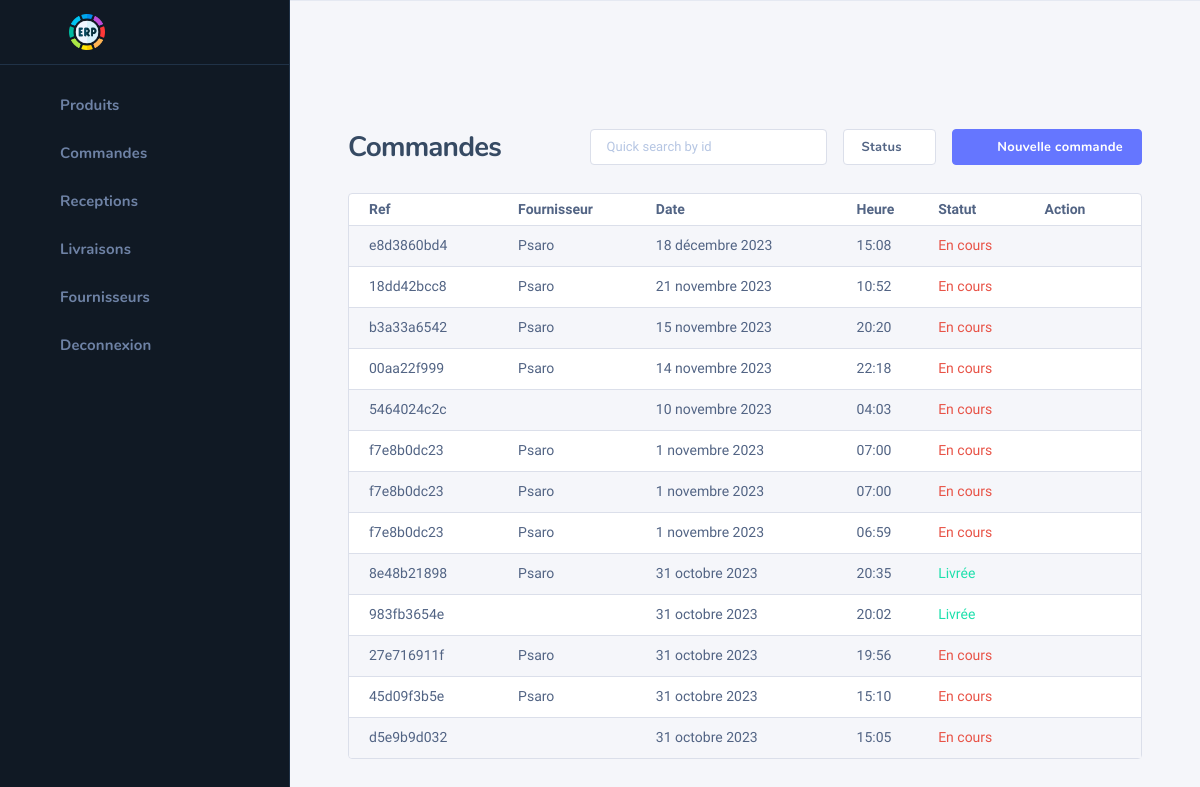
/cmd-appro (signed in), run on the app's committed database.
### appro/models.py (models this page shows, shortened)
class OrderCmd(models.Model):
    ref = models.CharField(max_length=10, default=generate_unique_uid())
    supplier = models.ForeignKey(Supplier, on_delete=models.CASCADE, null=True)
    date = models.DateField(auto_now_add=True)
    heure = models.TimeField(auto_now_add=True, null=True)
    shipped = models.BooleanField(default=False)

class Supplier(models.Model):
    name = models.CharField(max_length=255)
    mail = models.EmailField(null=True)
    phone = models.CharField(max_length=13, null=True)
    adress = models.TextField()

### auth_user/decorators.py (the view)
        def wrapper_func(request, *args, **kwargs):
            groups = None
            check = False
            if request.user.groups.exists():
                groups = request.user.groups.all()
            for group in groups:
                if group.name in allowed_roles:
                    check = True
            if check is True:
                return view_func(request, *args, **kwargs)
            elif check is False:
                return HttpResponse("Permission non accordée !")
            return wrapper_func(request, *args, **kwargs)

### appro/views.py (called while the page is built)
def generate_unique_uid():
    return uuid.uuid4().hex[:10]

@login_required(login_url='login')
@allowed_users(allowed_roles=['Approvisionnement'])
def OrderSupplierView(request):
    orders = OrderCmd.objects.all().order_by('-id')
    ref = generate_unique_uid()
    return render(request, 'appro/orders.html', context={'orders': orders, 'ref': ref})

### templates/appro/orders.html (shortened to what this page needs)
{% extends 'appro/base-appro.html' %}
{% block content %}
    {% include 'appro/sidebar-appro.html' %}
    <div class="nk-wrap">
        <div class="nk-content">
            <div class="nk-content ">
                <div class="container-fluid">
                    <div class="nk-content-inner">
                        <div class="nk-content-body">
                            <div class="nk-block-head nk-block-head-sm">
                                <div class="nk-block-between">
                                    <div class="nk-block-head-content">
                                        <h3 class="nk-block-title page-title">Commandes</h3>
                                    </div>
                                    <div class="nk-block-head-content">
                                        <div class="toggle-wrap nk-block-tools-toggle">
                                            <div class="toggle-expand-content" data-content="pageMenu">
                                                <ul class="nk-block-tools g-3">
                                                    <li>
                                                        <div class="form-control-wrap">
                                                            <div class="form-icon form-icon-right">
                                                                <em class="icon ni ni-search"></em>
                                                            </div>
                                                            <input type="text" class="form-control" id="default-04"
                                                                   placeholder="Quick search by id">
                                                        </div>
                                                    </li>
                                                    <li>
                                                        <div class="drodown">
                                                            <a href="#"
                                                               class="dropdown-toggle dropdown-indicator btn btn-outline-light btn-white"
                                                               data-bs-toggle="dropdown">Status</a>
                                                        </div>
                                                    </li>
                                                    <li class="nk-block-tools-opt">
                                                        <a href="{% url 'add-order-appro' ref=ref %}"
                                                           class="btn btn-primary d-none d-md-inline-flex"><em
                                                                class="icon ni ni-plus"></em><span>Nouvelle commande</span></a>
                                                    </li>
                                                </ul>
                                            </div>
                                        </div>
                                    </div>
                                </div>
                            </div>
                            <div class="nk-block">
                                <div class="card card-bordered">
                                    <div class="card-inner-group">
                                        <div class="card-inner p-0">
                                            <table class="datatable-init-export nowrap table table-striped"
                                                   data-export-title="Export">
                                                <thead>
                                                <tr>
                                                    <th>Ref</th>
                                                    <th>Fournisseur</th>
                                                    <th>Date</th>
                                                    <th>Heure</th>
                                                    <th>Statut</th>
                                                    <th>Action</th>
                                                </tr>
                                                </thead>
                                                <tbody>
                                                {% for order in orders %}
                                                    <tr>
                                                        <td>{{ order.ref }}</td>
                                                        <td>{{ order.supplier.name }}</td>
                                                        <td>{{ order.date }}</td>
                                                        <td>{{ order.heure }}</td>
                                                        <td>
                                                            {% if order.shipped == True %}
                                                                <span class="tb-status text-success">Livrée</span>
                                                            {% else %}
                                                                <span class="tb-status text-danger">En cours</span>
                                                            {% endif %}
                                                        </td>
                                                        <td class="center">
                                                            <ul class="nk-tb-actions gx-1 my-n1">
                                                                <li class="me-n1">
                                                                    <div class="dropdown">
                                                                        <a href="#"
                                                                           class="dropdown-toggle btn btn-icon btn-trigger"
                                                                           data-bs-toggle="dropdown"><em
                                                                                class="icon ni ni-more-h"></em></a>
                                                                    </div>
                                                                </li>
                                                            </ul>
                                                        </td>
                                                    </tr>
                                                {% endfor %}
                                                </tbody>
                                            </table>
                                        </div>
                                    </div>
                                </div>
                            </div>
                        </div>
                    </div>
                </div>
            </div>
        </div>
    </div>
{% endblock %}

### data on the page
OrderCmd: ref "e8d3860bd4", supplier.name "Psaro", date "18 décembre 2023", heure "15:08", shipped "En cours"
OrderCmd: ref "18dd42bcc8", supplier.name "Psaro", date "21 novembre 2023", heure "10:52", shipped "En cours"
OrderCmd: ref "b3a33a6542", supplier.name "Psaro", date "15 novembre 2023", heure "20:20", shipped "En cours"
OrderCmd: ref "00aa22f999", supplier.name "Psaro", date "14 novembre 2023", heure "22:18", shipped "En cours"
OrderCmd: ref "5464024c2c", date "10 novembre 2023", heure "04:03", shipped "En cours"
OrderCmd: ref "f7e8b0dc23", supplier.name "Psaro", date "1 novembre 2023", heure "07:00", shipped "En cours"
OrderCmd: ref "f7e8b0dc23", supplier.name "Psaro", date "1 novembre 2023", heure "07:00", shipped "En cours"
OrderCmd: ref "f7e8b0dc23", supplier.name "Psaro", date "1 novembre 2023", heure "06:59", shipped "En cours"
OrderCmd: ref "8e48b21898", supplier.name "Psaro", date "31 octobre 2023", heure "20:35", shipped "Livrée"
OrderCmd: ref "983fb3654e", date "31 octobre 2023", heure "20:02", shipped "Livrée"
OrderCmd: ref "27e716911f", supplier.name "Psaro", date "31 octobre 2023", heure "19:56", shipped "En cours"
OrderCmd: ref "45d09f3b5e", supplier.name "Psaro", date "31 octobre 2023", heure "15:10", shipped "En cours"
OrderCmd: ref "d5e9b9d032", date "31 octobre 2023", heure "15:05", shipped "En cours"
